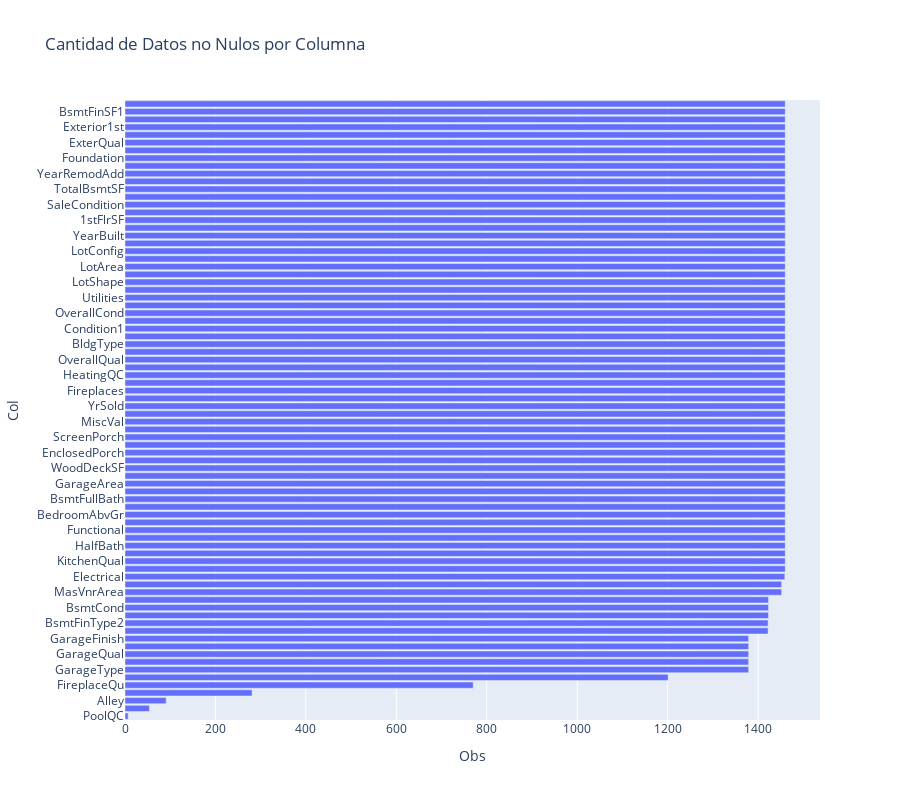

The notebook cell saved with this chart:
### Markdown cell above
### Conteo de Datos no Nulos

### Code cell
import plotly.express as px

conteo_nulos = (len(df) -
                df.isna().sum()).to_frame("Obs").reset_index().rename(
                    columns={"index": "Col"})

px.bar(conteo_nulos.sort_values('Obs'),
       x='Obs',
       y='Col',
       height=800,
       title='Cantidad de Datos no Nulos por Columna')

### Figure 1 — Plotly figure (JSON) as saved in the notebook; plotly's stock layout.template omitted (floating-point values rounded to 4 significant figures)
{"data": [{"alignmentgroup": "True", "hovertemplate": "Obs=%{x}<br>Col=%{y}<extra></extra>", "legendgroup": "", "marker": {"color": "#636efa", "pattern": {"shape": ""}}, "name": "", "offsetgroup": "", "orientation": "h", "showlegend": false, "textposition": "auto", "type": "bar", "x": [7, 54, 91, 281, 770, 1201, 1379, 1379, 1379, 1379, 1379, 1422, 1422, 1423, 1423, 1423, 1452, 1452, 1459, 1460, 1460, 1460, 1460, 1460, 1460, 1460, 1460, 1460, 1460, 1460, 1460, 1460, 1460, 1460, 1460, 1460, 1460, 1460, 1460, 1460, 1460, 1460, 1460, 1460, 1460, 1460, 1460, 1460, 1460, 1460, 1460, 1460, 1460, 1460, 1460, 1460, 1460, 1460, 1460, 1460, 1460, 1460, 1460, 1460, 1460, 1460, 1460, 1460, 1460, 1460, 1460, 1460, 1460, 1460, 1460, 1460, 1460, 1460, 1460, 1460], "xaxis": "x", "y": ["PoolQC", "MiscFeature", "Alley", "Fence", "FireplaceQu", "LotFrontage", "GarageType", "GarageYrBlt", "GarageQual", "GarageCond", "GarageFinish", "BsmtExposure", "BsmtFinType2", "BsmtFinType1", "BsmtCond", "BsmtQual", "MasVnrArea", "MasVnrType", "Electrical", "KitchenAbvGr", "KitchenQual", "TotRmsAbvGrd", "HalfBath", "FullBath", "Functional", "BsmtHalfBath", "BedroomAbvGr", "MSSubClass", "BsmtFullBath", "GarageCars", "GarageArea", "PavedDrive", "WoodDeckSF", "OpenPorchSF", "EnclosedPorch", "3SsnPorch", "ScreenPorch", "PoolArea", "MiscVal", "MoSold", "YrSold", "SaleType", "Fireplaces", "GrLivArea", "HeatingQC", "2ndFlrSF", "OverallQual", "HouseStyle", "BldgType", "Condition2", "Condition1", "Neighborhood", "OverallCond", "LandSlope", "Utilities", "LandContour", "LotShape", "Street", "LotArea", "MSZoning", "LotConfig", "LowQualFinSF", "YearBuilt", "RoofStyle", "1stFlrSF", "CentralAir", "SaleCondition", "Heating", "TotalBsmtSF", "BsmtUnfSF", "YearRemodAdd", "BsmtFinSF2", "Foundation", "ExterCond", "ExterQual", "Exterior2nd", "Exterior1st", "RoofMatl", "BsmtFinSF1", "SalePrice"], "yaxis": "y"}], "layout": {"barmode": "relative", "height": 800, "legend": {"tracegroupgap": 0}, "title": {"text": "Cantidad de Datos no Nulos por Columna"}, "xaxis": {"anchor": "y", "domain": [0, 1], "title": {"text": "Obs"}}, "yaxis": {"anchor": "x", "domain": [0, 1], "title": {"text": "Col"}}}}
